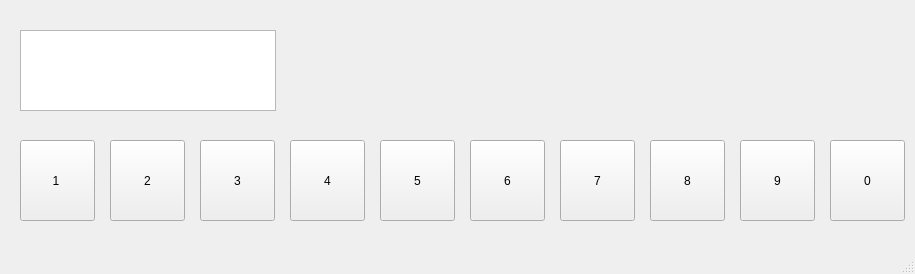
<?xml version="1.0" encoding="UTF-8"?>
<ui version="4.0">
 <class>MainWindow</class>
 <widget class="QMainWindow" name="MainWindow">
  <property name="geometry">
   <rect>
    <x>0</x>
    <y>0</y>
    <width>915</width>
    <height>274</height>
   </rect>
  </property>
  <property name="windowTitle">
   <string>MainWindow</string>
  </property>
  <widget class="QWidget" name="centralwidget">
   <widget class="QPushButton" name="push_button_1">
    <property name="geometry">
     <rect>
      <x>20</x>
      <y>140</y>
      <width>75</width>
      <height>81</height>
     </rect>
    </property>
    <property name="text">
     <string>1 </string>
    </property>
   </widget>
   <widget class="QPushButton" name="push_button_2">
    <property name="geometry">
     <rect>
      <x>110</x>
      <y>140</y>
      <width>75</width>
      <height>81</height>
     </rect>
    </property>
    <property name="text">
     <string>2</string>
    </property>
   </widget>
   <widget class="QPushButton" name="push_button_3">
    <property name="geometry">
     <rect>
      <x>200</x>
      <y>140</y>
      <width>75</width>
      <height>81</height>
     </rect>
    </property>
    <property name="text">
     <string>3</string>
    </property>
   </widget>
   <widget class="QPushButton" name="push_button_4">
    <property name="geometry">
     <rect>
      <x>290</x>
      <y>140</y>
      <width>75</width>
      <height>81</height>
     </rect>
    </property>
    <property name="text">
     <string>4</string>
    </property>
   </widget>
   <widget class="QPushButton" name="push_button_5">
    <property name="geometry">
     <rect>
      <x>380</x>
      <y>140</y>
      <width>75</width>
      <height>81</height>
     </rect>
    </property>
    <property name="text">
     <string>5</string>
    </property>
   </widget>
   <widget class="QPushButton" name="push_button_6">
    <property name="geometry">
     <rect>
      <x>470</x>
      <y>140</y>
      <width>75</width>
      <height>81</height>
     </rect>
    </property>
    <property name="text">
     <string>6</string>
    </property>
   </widget>
   <widget class="QPushButton" name="push_button_7">
    <property name="geometry">
     <rect>
      <x>560</x>
      <y>140</y>
      <width>75</width>
      <height>81</height>
     </rect>
    </property>
    <property name="text">
     <string>7</string>
    </property>
   </widget>
   <widget class="QPushButton" name="push_button_8">
    <property name="geometry">
     <rect>
      <x>650</x>
      <y>140</y>
      <width>75</width>
      <height>81</height>
     </rect>
    </property>
    <property name="text">
     <string>8</string>
    </property>
   </widget>
   <widget class="QPushButton" name="push_button_9">
    <property name="geometry">
     <rect>
      <x>740</x>
      <y>140</y>
      <width>75</width>
      <height>81</height>
     </rect>
    </property>
    <property name="text">
     <string>9</string>
    </property>
   </widget>
   <widget class="QPushButton" name="push_button_0">
    <property name="geometry">
     <rect>
      <x>830</x>
      <y>140</y>
      <width>75</width>
      <height>81</height>
     </rect>
    </property>
    <property name="toolTipDuration">
     <number>0</number>
    </property>
    <property name="text">
     <string>0</string>
    </property>
   </widget>
   <widget class="QTextBrowser" name="text_browser">
    <property name="geometry">
     <rect>
      <x>20</x>
      <y>30</y>
      <width>256</width>
      <height>81</height>
     </rect>
    </property>
   </widget>
  </widget>
  <widget class="QMenuBar" name="menubar">
   <property name="geometry">
    <rect>
     <x>0</x>
     <y>0</y>
     <width>915</width>
     <height>22</height>
    </rect>
   </property>
  </widget>
  <widget class="QStatusBar" name="statusbar"/>
 </widget>
 <resources/>
 <connections/>
</ui>
